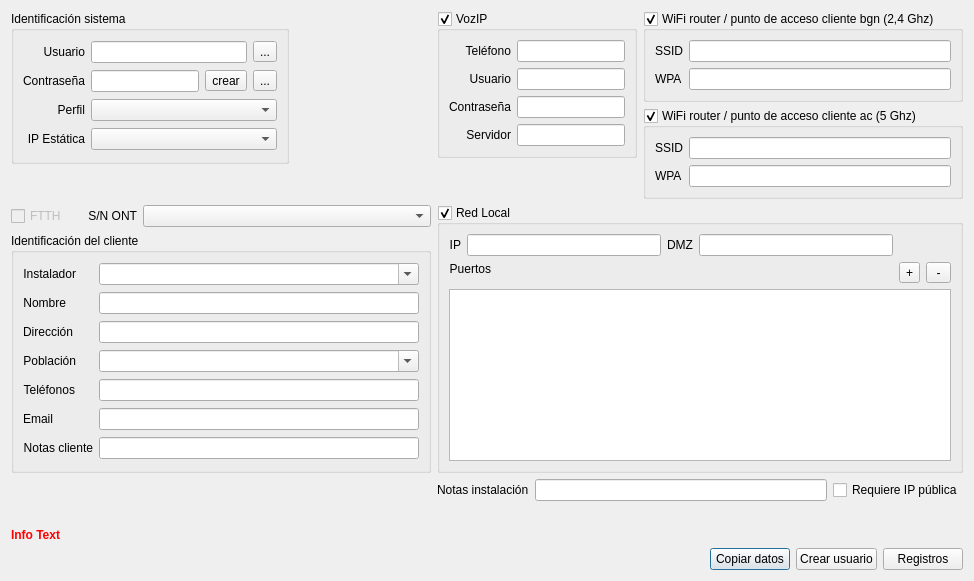
<?xml version="1.0" encoding="UTF-8"?>
<ui version="4.0">
 <class>DlgPPPUser</class>
 <widget class="QDialog" name="DlgPPPUser">
  <property name="geometry">
   <rect>
    <x>0</x>
    <y>0</y>
    <width>974</width>
    <height>581</height>
   </rect>
  </property>
  <property name="windowTitle">
   <string>Dialog</string>
  </property>
  <layout class="QGridLayout" name="gridLayout_4">
   <item row="5" column="8">
    <widget class="QLabel" name="label_23">
     <property name="sizePolicy">
      <sizepolicy hsizetype="Maximum" vsizetype="Preferred">
       <horstretch>0</horstretch>
       <verstretch>0</verstretch>
      </sizepolicy>
     </property>
     <property name="text">
      <string>Notas instalación</string>
     </property>
    </widget>
   </item>
   <item row="0" column="7" rowspan="2">
    <spacer name="horizontalSpacer_2">
     <property name="orientation">
      <enum>Qt::Horizontal</enum>
     </property>
     <property name="sizeHint" stdset="0">
      <size>
       <width>40</width>
       <height>20</height>
      </size>
     </property>
    </spacer>
   </item>
   <item row="5" column="11">
    <widget class="QCheckBox" name="needsPublicIPCheckBox">
     <property name="sizePolicy">
      <sizepolicy hsizetype="Maximum" vsizetype="Fixed">
       <horstretch>0</horstretch>
       <verstretch>0</verstretch>
      </sizepolicy>
     </property>
     <property name="text">
      <string>Requiere IP pública</string>
     </property>
    </widget>
   </item>
   <item row="5" column="0" colspan="7">
    <spacer name="verticalSpacer_2">
     <property name="orientation">
      <enum>Qt::Vertical</enum>
     </property>
     <property name="sizeHint" stdset="0">
      <size>
       <width>20</width>
       <height>40</height>
      </size>
     </property>
    </spacer>
   </item>
   <item row="3" column="0" colspan="2">
    <widget class="QCheckBox" name="ftthCheckBox">
     <property name="enabled">
      <bool>false</bool>
     </property>
     <property name="sizePolicy">
      <sizepolicy hsizetype="Maximum" vsizetype="Fixed">
       <horstretch>0</horstretch>
       <verstretch>0</verstretch>
      </sizepolicy>
     </property>
     <property name="text">
      <string>FTTH</string>
     </property>
    </widget>
   </item>
   <item row="3" column="2">
    <widget class="QLabel" name="label_21">
     <property name="sizePolicy">
      <sizepolicy hsizetype="Maximum" vsizetype="Preferred">
       <horstretch>0</horstretch>
       <verstretch>0</verstretch>
      </sizepolicy>
     </property>
     <property name="text">
      <string>S/N ONT</string>
     </property>
     <property name="alignment">
      <set>Qt::AlignRight|Qt::AlignTrailing|Qt::AlignVCenter</set>
     </property>
    </widget>
   </item>
   <item row="7" column="0" colspan="12">
    <widget class="QLabel" name="infoLabel">
     <property name="sizePolicy">
      <sizepolicy hsizetype="Preferred" vsizetype="Fixed">
       <horstretch>0</horstretch>
       <verstretch>0</verstretch>
      </sizepolicy>
     </property>
     <property name="palette">
      <palette>
       <active>
        <colorrole role="WindowText">
         <brush brushstyle="SolidPattern">
          <color alpha="255">
           <red>255</red>
           <green>0</green>
           <blue>0</blue>
          </color>
         </brush>
        </colorrole>
       </active>
       <inactive>
        <colorrole role="WindowText">
         <brush brushstyle="SolidPattern">
          <color alpha="255">
           <red>255</red>
           <green>0</green>
           <blue>0</blue>
          </color>
         </brush>
        </colorrole>
       </inactive>
       <disabled>
        <colorrole role="WindowText">
         <brush brushstyle="SolidPattern">
          <color alpha="255">
           <red>120</red>
           <green>120</green>
           <blue>120</blue>
          </color>
         </brush>
        </colorrole>
       </disabled>
      </palette>
     </property>
     <property name="font">
      <font>
       <weight>75</weight>
       <bold>true</bold>
      </font>
     </property>
     <property name="text">
      <string>Info Text</string>
     </property>
    </widget>
   </item>
   <item row="0" column="8" colspan="2">
    <widget class="QGroupBox" name="voipGroupBox">
     <property name="title">
      <string>VozIP</string>
     </property>
     <property name="checkable">
      <bool>true</bool>
     </property>
     <layout class="QGridLayout" name="gridLayout_5">
      <item row="1" column="0">
       <widget class="QLabel" name="label_16">
        <property name="text">
         <string>Usuario</string>
        </property>
        <property name="alignment">
         <set>Qt::AlignRight|Qt::AlignTrailing|Qt::AlignVCenter</set>
        </property>
       </widget>
      </item>
      <item row="3" column="1">
       <widget class="QLineEdit" name="voipServerLineEdit"/>
      </item>
      <item row="0" column="1">
       <widget class="QLineEdit" name="voipPhoneNumber"/>
      </item>
      <item row="2" column="1">
       <widget class="QLineEdit" name="voipUserPass"/>
      </item>
      <item row="0" column="0">
       <widget class="QLabel" name="label_15">
        <property name="text">
         <string>Teléfono</string>
        </property>
        <property name="alignment">
         <set>Qt::AlignRight|Qt::AlignTrailing|Qt::AlignVCenter</set>
        </property>
       </widget>
      </item>
      <item row="2" column="0">
       <widget class="QLabel" name="label_17">
        <property name="text">
         <string>Contraseña</string>
        </property>
        <property name="alignment">
         <set>Qt::AlignRight|Qt::AlignTrailing|Qt::AlignVCenter</set>
        </property>
       </widget>
      </item>
      <item row="3" column="0">
       <widget class="QLabel" name="label_24">
        <property name="text">
         <string>Servidor</string>
        </property>
        <property name="alignment">
         <set>Qt::AlignRight|Qt::AlignTrailing|Qt::AlignVCenter</set>
        </property>
       </widget>
      </item>
      <item row="1" column="1">
       <widget class="QLineEdit" name="voipUserName"/>
      </item>
     </layout>
    </widget>
   </item>
   <item row="0" column="0" rowspan="2" colspan="7">
    <widget class="QGroupBox" name="groupBox">
     <property name="title">
      <string>Identificación sistema</string>
     </property>
     <layout class="QGridLayout" name="gridLayout">
      <item row="1" column="1">
       <widget class="QLineEdit" name="pppUserPassLineEdit">
        <property name="maxLength">
         <number>20</number>
        </property>
       </widget>
      </item>
      <item row="0" column="0">
       <widget class="QLabel" name="label">
        <property name="text">
         <string>Usuario</string>
        </property>
        <property name="alignment">
         <set>Qt::AlignRight|Qt::AlignTrailing|Qt::AlignVCenter</set>
        </property>
       </widget>
      </item>
      <item row="3" column="0">
       <widget class="QLabel" name="label_13">
        <property name="text">
         <string>IP Estática</string>
        </property>
        <property name="alignment">
         <set>Qt::AlignRight|Qt::AlignTrailing|Qt::AlignVCenter</set>
        </property>
       </widget>
      </item>
      <item row="0" column="1" colspan="2">
       <widget class="QLineEdit" name="pppUserNameLineEdit"/>
      </item>
      <item row="2" column="1" colspan="3">
       <widget class="QFancyComboBox" name="pppProfileComboBox"/>
      </item>
      <item row="2" column="0">
       <widget class="QLabel" name="label_3">
        <property name="text">
         <string>Perfil</string>
        </property>
        <property name="alignment">
         <set>Qt::AlignRight|Qt::AlignTrailing|Qt::AlignVCenter</set>
        </property>
       </widget>
      </item>
      <item row="1" column="2">
       <widget class="QToolButton" name="pppUserPassCreateButton">
        <property name="text">
         <string>crear</string>
        </property>
       </widget>
      </item>
      <item row="0" column="3">
       <widget class="QToolButton" name="pppUserNameCopyButton">
        <property name="text">
         <string>...</string>
        </property>
        <property name="icon">
         <iconset resource="../iconos.qrc">
          <normaloff>:/iconos/Copy-icon.png</normaloff>:/iconos/Copy-icon.png</iconset>
        </property>
       </widget>
      </item>
      <item row="1" column="3">
       <widget class="QToolButton" name="pppUserPassCopyButton">
        <property name="text">
         <string>...</string>
        </property>
        <property name="icon">
         <iconset resource="../iconos.qrc">
          <normaloff>:/iconos/Copy-icon.png</normaloff>:/iconos/Copy-icon.png</iconset>
        </property>
       </widget>
      </item>
      <item row="1" column="0">
       <widget class="QLabel" name="label_2">
        <property name="text">
         <string>Contraseña</string>
        </property>
        <property name="alignment">
         <set>Qt::AlignRight|Qt::AlignTrailing|Qt::AlignVCenter</set>
        </property>
       </widget>
      </item>
      <item row="3" column="1" colspan="3">
       <widget class="QFancyComboBox" name="staticIPComboBox"/>
      </item>
     </layout>
    </widget>
   </item>
   <item row="8" column="0" colspan="12">
    <layout class="QHBoxLayout" name="horizontalLayout">
     <item>
      <spacer name="horizontalSpacer">
       <property name="orientation">
        <enum>Qt::Horizontal</enum>
       </property>
       <property name="sizeHint" stdset="0">
        <size>
         <width>61</width>
         <height>20</height>
        </size>
       </property>
      </spacer>
     </item>
     <item>
      <widget class="QPushButton" name="copyInfoButton">
       <property name="sizePolicy">
        <sizepolicy hsizetype="Maximum" vsizetype="Fixed">
         <horstretch>0</horstretch>
         <verstretch>0</verstretch>
        </sizepolicy>
       </property>
       <property name="text">
        <string>Copiar datos</string>
       </property>
      </widget>
     </item>
     <item>
      <widget class="QPushButton" name="applyDataButton">
       <property name="text">
        <string>Crear usuario</string>
       </property>
      </widget>
     </item>
     <item>
      <widget class="QPushButton" name="clientLogsButton">
       <property name="text">
        <string>Registros</string>
       </property>
      </widget>
     </item>
    </layout>
   </item>
   <item row="4" column="0" colspan="8">
    <widget class="QGroupBox" name="groupBox_2">
     <property name="title">
      <string>Identificación del cliente</string>
     </property>
     <layout class="QGridLayout" name="gridLayout_2">
      <item row="0" column="0">
       <widget class="QLabel" name="label_10">
        <property name="sizePolicy">
         <sizepolicy hsizetype="Maximum" vsizetype="Preferred">
          <horstretch>0</horstretch>
          <verstretch>0</verstretch>
         </sizepolicy>
        </property>
        <property name="text">
         <string>Instalador</string>
        </property>
        <property name="alignment">
         <set>Qt::AlignRight|Qt::AlignTrailing|Qt::AlignVCenter</set>
        </property>
       </widget>
      </item>
      <item row="0" column="1">
       <widget class="QFancyComboBox" name="installerComboBox">
        <property name="editable">
         <bool>true</bool>
        </property>
       </widget>
      </item>
      <item row="1" column="0">
       <widget class="QLabel" name="label_4">
        <property name="sizePolicy">
         <sizepolicy hsizetype="Maximum" vsizetype="Preferred">
          <horstretch>0</horstretch>
          <verstretch>0</verstretch>
         </sizepolicy>
        </property>
        <property name="text">
         <string>Nombre</string>
        </property>
        <property name="alignment">
         <set>Qt::AlignRight|Qt::AlignTrailing|Qt::AlignVCenter</set>
        </property>
       </widget>
      </item>
      <item row="1" column="1">
       <widget class="QLineEdit" name="clientNameLineEdit">
        <property name="sizePolicy">
         <sizepolicy hsizetype="Preferred" vsizetype="Fixed">
          <horstretch>0</horstretch>
          <verstretch>0</verstretch>
         </sizepolicy>
        </property>
       </widget>
      </item>
      <item row="2" column="0">
       <widget class="QLabel" name="label_5">
        <property name="sizePolicy">
         <sizepolicy hsizetype="Maximum" vsizetype="Preferred">
          <horstretch>0</horstretch>
          <verstretch>0</verstretch>
         </sizepolicy>
        </property>
        <property name="text">
         <string>Dirección</string>
        </property>
        <property name="alignment">
         <set>Qt::AlignRight|Qt::AlignTrailing|Qt::AlignVCenter</set>
        </property>
       </widget>
      </item>
      <item row="2" column="1">
       <widget class="QLineEdit" name="clientAddressLineEdit">
        <property name="sizePolicy">
         <sizepolicy hsizetype="Preferred" vsizetype="Fixed">
          <horstretch>0</horstretch>
          <verstretch>0</verstretch>
         </sizepolicy>
        </property>
       </widget>
      </item>
      <item row="3" column="0">
       <widget class="QLabel" name="label_6">
        <property name="sizePolicy">
         <sizepolicy hsizetype="Maximum" vsizetype="Preferred">
          <horstretch>0</horstretch>
          <verstretch>0</verstretch>
         </sizepolicy>
        </property>
        <property name="text">
         <string>Población</string>
        </property>
        <property name="alignment">
         <set>Qt::AlignRight|Qt::AlignTrailing|Qt::AlignVCenter</set>
        </property>
       </widget>
      </item>
      <item row="3" column="1">
       <widget class="QFancyComboBox" name="clientCityComboBox">
        <property name="editable">
         <bool>true</bool>
        </property>
        <property name="currentIndex">
         <number>-1</number>
        </property>
       </widget>
      </item>
      <item row="4" column="0">
       <widget class="QLabel" name="label_7">
        <property name="sizePolicy">
         <sizepolicy hsizetype="Maximum" vsizetype="Preferred">
          <horstretch>0</horstretch>
          <verstretch>0</verstretch>
         </sizepolicy>
        </property>
        <property name="text">
         <string>Teléfonos</string>
        </property>
        <property name="alignment">
         <set>Qt::AlignRight|Qt::AlignTrailing|Qt::AlignVCenter</set>
        </property>
       </widget>
      </item>
      <item row="4" column="1">
       <widget class="QLineEdit" name="clientPhonesLineEdit">
        <property name="sizePolicy">
         <sizepolicy hsizetype="Preferred" vsizetype="Fixed">
          <horstretch>0</horstretch>
          <verstretch>0</verstretch>
         </sizepolicy>
        </property>
       </widget>
      </item>
      <item row="5" column="0">
       <widget class="QLabel" name="label_8">
        <property name="sizePolicy">
         <sizepolicy hsizetype="Maximum" vsizetype="Preferred">
          <horstretch>0</horstretch>
          <verstretch>0</verstretch>
         </sizepolicy>
        </property>
        <property name="text">
         <string>Email</string>
        </property>
        <property name="alignment">
         <set>Qt::AlignRight|Qt::AlignTrailing|Qt::AlignVCenter</set>
        </property>
       </widget>
      </item>
      <item row="5" column="1">
       <widget class="QLineEdit" name="clientEmailLineEdit">
        <property name="sizePolicy">
         <sizepolicy hsizetype="Preferred" vsizetype="Fixed">
          <horstretch>0</horstretch>
          <verstretch>0</verstretch>
         </sizepolicy>
        </property>
       </widget>
      </item>
      <item row="6" column="0">
       <widget class="QLabel" name="label_9">
        <property name="sizePolicy">
         <sizepolicy hsizetype="Maximum" vsizetype="Preferred">
          <horstretch>0</horstretch>
          <verstretch>0</verstretch>
         </sizepolicy>
        </property>
        <property name="text">
         <string>Notas cliente</string>
        </property>
        <property name="alignment">
         <set>Qt::AlignRight|Qt::AlignTrailing|Qt::AlignVCenter</set>
        </property>
       </widget>
      </item>
      <item row="6" column="1">
       <widget class="QLineEdit" name="clientNotesLineEdit">
        <property name="sizePolicy">
         <sizepolicy hsizetype="Preferred" vsizetype="Fixed">
          <horstretch>0</horstretch>
          <verstretch>0</verstretch>
         </sizepolicy>
        </property>
       </widget>
      </item>
     </layout>
    </widget>
   </item>
   <item row="3" column="3" colspan="5">
    <widget class="QComboBox" name="ontSNComboBox"/>
   </item>
   <item row="3" column="8" rowspan="2" colspan="4">
    <widget class="QGroupBox" name="lanGroupBox">
     <property name="title">
      <string>Red Local</string>
     </property>
     <property name="checkable">
      <bool>true</bool>
     </property>
     <layout class="QGridLayout" name="gridLayout_6">
      <item row="1" column="5">
       <widget class="QToolButton" name="delPortButton">
        <property name="text">
         <string> - </string>
        </property>
       </widget>
      </item>
      <item row="0" column="1">
       <widget class="QLineEdit" name="lanIPLineEdit"/>
      </item>
      <item row="2" column="0" colspan="6">
       <widget class="QPortForwardTableWidget" name="lanPortsTableWidget">
        <property name="sizePolicy">
         <sizepolicy hsizetype="Expanding" vsizetype="Expanding">
          <horstretch>0</horstretch>
          <verstretch>0</verstretch>
         </sizepolicy>
        </property>
       </widget>
      </item>
      <item row="1" column="4">
       <widget class="QToolButton" name="addPortButton">
        <property name="text">
         <string>+</string>
        </property>
       </widget>
      </item>
      <item row="0" column="2">
       <widget class="QLabel" name="label_20">
        <property name="text">
         <string>DMZ</string>
        </property>
        <property name="alignment">
         <set>Qt::AlignRight|Qt::AlignTrailing|Qt::AlignVCenter</set>
        </property>
       </widget>
      </item>
      <item row="0" column="0">
       <widget class="QLabel" name="label_18">
        <property name="text">
         <string>IP</string>
        </property>
        <property name="alignment">
         <set>Qt::AlignRight|Qt::AlignTrailing|Qt::AlignVCenter</set>
        </property>
       </widget>
      </item>
      <item row="1" column="0" colspan="4">
       <widget class="QLabel" name="label_19">
        <property name="sizePolicy">
         <sizepolicy hsizetype="Fixed" vsizetype="Preferred">
          <horstretch>0</horstretch>
          <verstretch>0</verstretch>
         </sizepolicy>
        </property>
        <property name="text">
         <string>Puertos</string>
        </property>
        <property name="alignment">
         <set>Qt::AlignRight|Qt::AlignTop|Qt::AlignTrailing</set>
        </property>
       </widget>
      </item>
      <item row="0" column="3">
       <widget class="QLineEdit" name="lanDMZLineEdit"/>
      </item>
     </layout>
    </widget>
   </item>
   <item row="5" column="9" colspan="2">
    <widget class="QLineEdit" name="installNotesLineEdit"/>
   </item>
   <item row="6" column="0" colspan="12">
    <spacer name="verticalSpacer">
     <property name="orientation">
      <enum>Qt::Vertical</enum>
     </property>
     <property name="sizeHint" stdset="0">
      <size>
       <width>20</width>
       <height>40</height>
      </size>
     </property>
    </spacer>
   </item>
   <item row="2" column="3">
    <spacer name="verticalSpacer_4">
     <property name="orientation">
      <enum>Qt::Vertical</enum>
     </property>
     <property name="sizeHint" stdset="0">
      <size>
       <width>20</width>
       <height>40</height>
      </size>
     </property>
    </spacer>
   </item>
   <item row="0" column="10" rowspan="3" colspan="2">
    <layout class="QVBoxLayout" name="verticalLayout">
     <item>
      <widget class="QGroupBox" name="wifi2GroupBox">
       <property name="title">
        <string>WiFi router / punto de acceso cliente bgn (2,4 Ghz)</string>
       </property>
       <property name="checkable">
        <bool>true</bool>
       </property>
       <layout class="QGridLayout" name="gridLayout_3">
        <item row="0" column="0">
         <widget class="QLabel" name="label_11">
          <property name="sizePolicy">
           <sizepolicy hsizetype="Maximum" vsizetype="Preferred">
            <horstretch>0</horstretch>
            <verstretch>0</verstretch>
           </sizepolicy>
          </property>
          <property name="text">
           <string>SSID</string>
          </property>
          <property name="alignment">
           <set>Qt::AlignRight|Qt::AlignTrailing|Qt::AlignVCenter</set>
          </property>
         </widget>
        </item>
        <item row="0" column="1">
         <widget class="QLineEdit" name="wifi2SSIDLineEdit">
          <property name="sizePolicy">
           <sizepolicy hsizetype="Preferred" vsizetype="Fixed">
            <horstretch>0</horstretch>
            <verstretch>0</verstretch>
           </sizepolicy>
          </property>
         </widget>
        </item>
        <item row="1" column="0">
         <widget class="QLabel" name="label_22">
          <property name="sizePolicy">
           <sizepolicy hsizetype="Maximum" vsizetype="Preferred">
            <horstretch>0</horstretch>
            <verstretch>0</verstretch>
           </sizepolicy>
          </property>
          <property name="text">
           <string>WPA</string>
          </property>
         </widget>
        </item>
        <item row="1" column="1">
         <widget class="QLineEdit" name="wifi2WPALineEdit">
          <property name="sizePolicy">
           <sizepolicy hsizetype="Preferred" vsizetype="Fixed">
            <horstretch>0</horstretch>
            <verstretch>0</verstretch>
           </sizepolicy>
          </property>
         </widget>
        </item>
       </layout>
      </widget>
     </item>
     <item>
      <widget class="QGroupBox" name="wifi5GroupBox">
       <property name="title">
        <string>WiFi router / punto de acceso cliente ac (5 Ghz)</string>
       </property>
       <property name="checkable">
        <bool>true</bool>
       </property>
       <layout class="QGridLayout" name="gridLayout_7">
        <item row="1" column="0">
         <widget class="QLabel" name="label_12">
          <property name="sizePolicy">
           <sizepolicy hsizetype="Maximum" vsizetype="Preferred">
            <horstretch>0</horstretch>
            <verstretch>0</verstretch>
           </sizepolicy>
          </property>
          <property name="text">
           <string>SSID</string>
          </property>
          <property name="alignment">
           <set>Qt::AlignRight|Qt::AlignTrailing|Qt::AlignVCenter</set>
          </property>
         </widget>
        </item>
        <item row="1" column="1">
         <widget class="QLineEdit" name="wifi5SSIDLineEdit">
          <property name="sizePolicy">
           <sizepolicy hsizetype="Preferred" vsizetype="Fixed">
            <horstretch>0</horstretch>
            <verstretch>0</verstretch>
           </sizepolicy>
          </property>
         </widget>
        </item>
        <item row="2" column="0">
         <widget class="QLabel" name="label_14">
          <property name="sizePolicy">
           <sizepolicy hsizetype="Maximum" vsizetype="Preferred">
            <horstretch>0</horstretch>
            <verstretch>0</verstretch>
           </sizepolicy>
          </property>
          <property name="text">
           <string>WPA</string>
          </property>
         </widget>
        </item>
        <item row="2" column="1">
         <widget class="QLineEdit" name="wifi5WPALineEdit">
          <property name="sizePolicy">
           <sizepolicy hsizetype="Preferred" vsizetype="Fixed">
            <horstretch>0</horstretch>
            <verstretch>0</verstretch>
           </sizepolicy>
          </property>
         </widget>
        </item>
       </layout>
      </widget>
     </item>
    </layout>
   </item>
   <item row="1" column="9" rowspan="2">
    <spacer name="verticalSpacer_3">
     <property name="orientation">
      <enum>Qt::Vertical</enum>
     </property>
     <property name="sizeHint" stdset="0">
      <size>
       <width>20</width>
       <height>40</height>
      </size>
     </property>
    </spacer>
   </item>
  </layout>
 </widget>
 <customwidgets>
  <customwidget>
   <class>QFancyComboBox</class>
   <extends>QComboBox</extends>
   <header>Widgets/QFancyComboBox.h</header>
  </customwidget>
  <customwidget>
   <class>QPortForwardTableWidget</class>
   <extends>QTableWidget</extends>
   <header>Widgets/QPortForwardTableWidget.h</header>
  </customwidget>
 </customwidgets>
 <tabstops>
  <tabstop>pppUserNameLineEdit</tabstop>
  <tabstop>pppUserNameCopyButton</tabstop>
  <tabstop>pppUserPassLineEdit</tabstop>
  <tabstop>pppUserPassCreateButton</tabstop>
  <tabstop>pppUserPassCopyButton</tabstop>
  <tabstop>pppProfileComboBox</tabstop>
  <tabstop>staticIPComboBox</tabstop>
  <tabstop>ftthCheckBox</tabstop>
  <tabstop>ontSNComboBox</tabstop>
  <tabstop>installerComboBox</tabstop>
  <tabstop>clientNameLineEdit</tabstop>
  <tabstop>clientAddressLineEdit</tabstop>
  <tabstop>clientCityComboBox</tabstop>
  <tabstop>clientPhonesLineEdit</tabstop>
  <tabstop>clientEmailLineEdit</tabstop>
  <tabstop>clientNotesLineEdit</tabstop>
  <tabstop>voipGroupBox</tabstop>
  <tabstop>voipPhoneNumber</tabstop>
  <tabstop>voipUserName</tabstop>
  <tabstop>voipUserPass</tabstop>
  <tabstop>wifi2GroupBox</tabstop>
  <tabstop>wifi2SSIDLineEdit</tabstop>
  <tabstop>wifi2WPALineEdit</tabstop>
  <tabstop>lanGroupBox</tabstop>
  <tabstop>lanIPLineEdit</tabstop>
  <tabstop>lanDMZLineEdit</tabstop>
  <tabstop>addPortButton</tabstop>
  <tabstop>delPortButton</tabstop>
  <tabstop>lanPortsTableWidget</tabstop>
  <tabstop>installNotesLineEdit</tabstop>
  <tabstop>needsPublicIPCheckBox</tabstop>
  <tabstop>copyInfoButton</tabstop>
  <tabstop>applyDataButton</tabstop>
  <tabstop>clientLogsButton</tabstop>
 </tabstops>
 <resources>
  <include location="../iconos.qrc"/>
 </resources>
 <connections/>
</ui>
